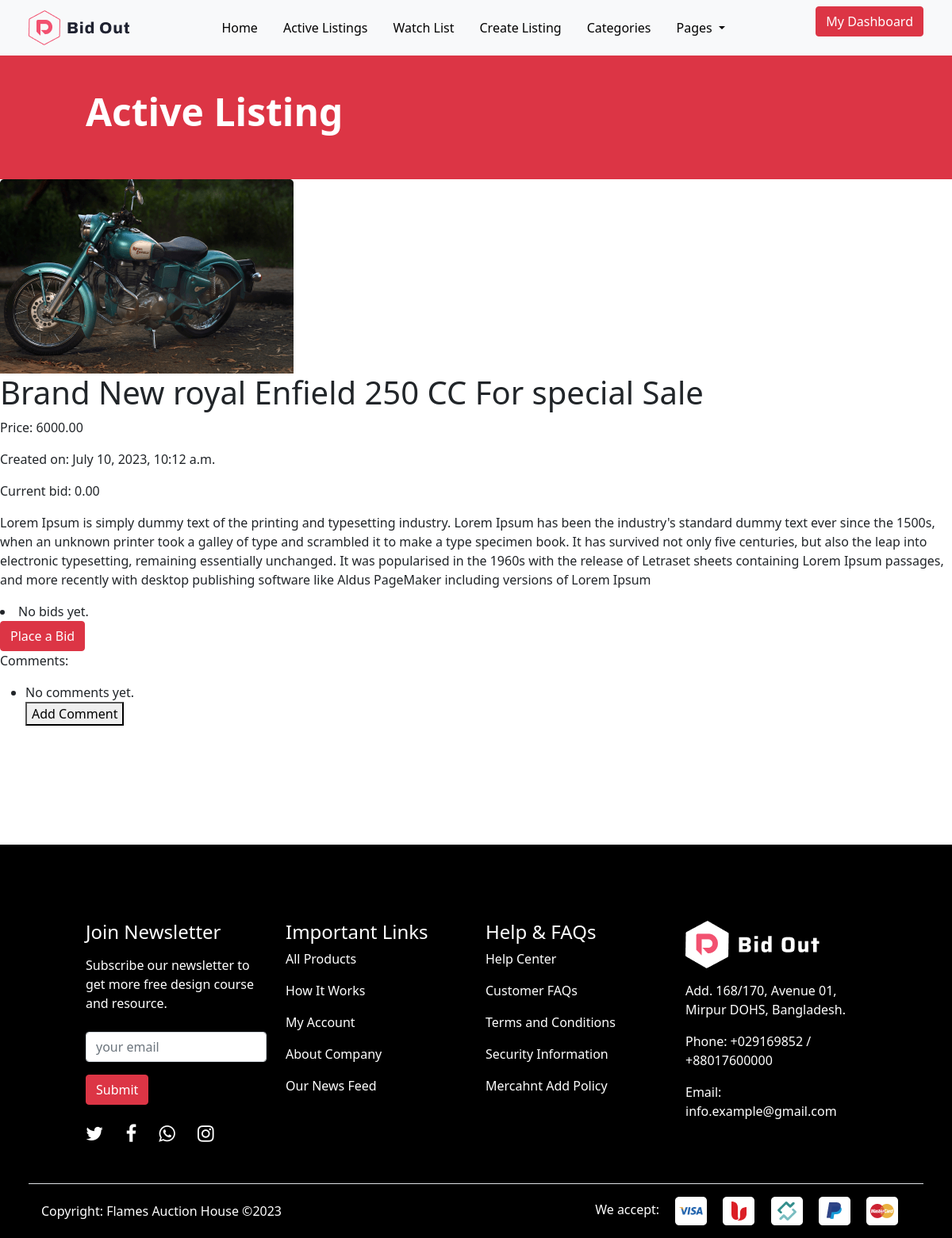
The page /auction/f964d61f-c29e-4b73-a84e-176f53395127/ on the database its author committed.
### auctions/models.py (models this page shows, shortened)
class Auction(models.Model):
    title = models.CharField(max_length=255)
    description = models.TextField(null=True, blank=True)
    featured_image = models.ImageField(
        null=True, blank=True, default="default.jpg")
    start_date = models.DateTimeField(auto_now_add=True)
    place_bid = models.OneToOneField('Bid', blank=True, related_name='bids', on_delete=models.CASCADE, null=True)
    id = models.UUIDField(default=uuid.uuid4, unique=True,
                          primary_key=True, editable=False)
    end_date = models.DateTimeField(auto_now=True, null=True, blank=True)
    price = models.DecimalField(max_digits=10, decimal_places=2, default=0, null=True, blank=True)
    starting_bid = models.DecimalField(max_digits=10, decimal_places=2, null=True, blank=True)
    category = models.ForeignKey('Category', on_delete=models.SET_NULL, null=True)
    current_bid = models.DecimalField(max_digits=10, decimal_places=2, default=0, null=True, blank=True)
    is_active = models.BooleanField(default=True)

### auctions/views.py (the view)
# urls.py: path('auction/<str:pk>/', views.auction, name="auction"),
def auction(request, pk):
        auction = get_object_or_404(Auction, id=pk)
        context = {
            'auction': auction
        }
        return render(request, 'auctions/single-auction.html', context)

### auctions/templates/auctions/single-auction.html
{% extends 'main.html' %}
{% block content %}
    <div class="container-fluid bg-danger py-5 text-white">
        <div class="row pt-5">
            <div class="col-12 col-lg-10">
                <h1 class="display-5 fw-bold ms-0 ps-0 ms-md-5 ps-md-5 pt-3">Active Listing</h1>
            </div>
        </div>
    </div>
    <img style="max-width: 500px" src="{{ auction.featured_image.url }}">
    <h1>{{ auction.title }}</h1>
    <p>Price: {{ auction.price }}</p>
    <p>Created on: {{ auction.start_date }}</p>
    <p>Current bid: {{ auction.current_bid }}</p>
    <p>{{ auction.description }}</p>
{% for bid in bids %}
    <span style="border:1px solid grey ">{{ bid }}</span>
    <li>{{ bid.bidder.username }} - {{ bid.amount }}</li>
    {% empty %}
      <li>No bids yet.</li>
    <a href="{% url 'place-bid' auction.id %}">
        <button class="btn btn-md btn-danger">Place a Bid</button>
    </a>
{% endfor %}
    <br>
  <p>Comments:</p>
  <ul>
    {% for comment in auction.comments.all %}
      <li>{{ comment.author.username }} - {{ comment.text }}</li>
    {% empty %}
      <li>No comments yet.</li>
      <button type="submit">Add Comment</button>
    {% endfor %}
</ul>
{% endblock content %}

### static/styles/style.css (style rules this page uses)
* { box-sizing: border-box; }
a { color: unset; text-decoration: none; }

### rows shown on the page
Auction: featured_image (picture), title "Brand New royal Enfield 250 CC For special Sale", price "6000.00", start_date "July 10, 2023, 10:12 a.m.", current_bid "0.00", description "Lorem Ipsum is simply dummy text of the printing and typesetting industry. Lorem Ipsum has been the industry's standard dummy text ever since the 1500s, when an unknown printer took a galley of type and scrambled it to make a type specimen book. It has survived not only five centuries, but also the leap into electronic typesetting, remaining essentially unchanged. It was popularised in the 1960s with the release of Letraset sheets containing Lorem Ipsum passages, and more recently with desktop publishing software like Aldus PageMaker including versions of Lorem Ipsum"
